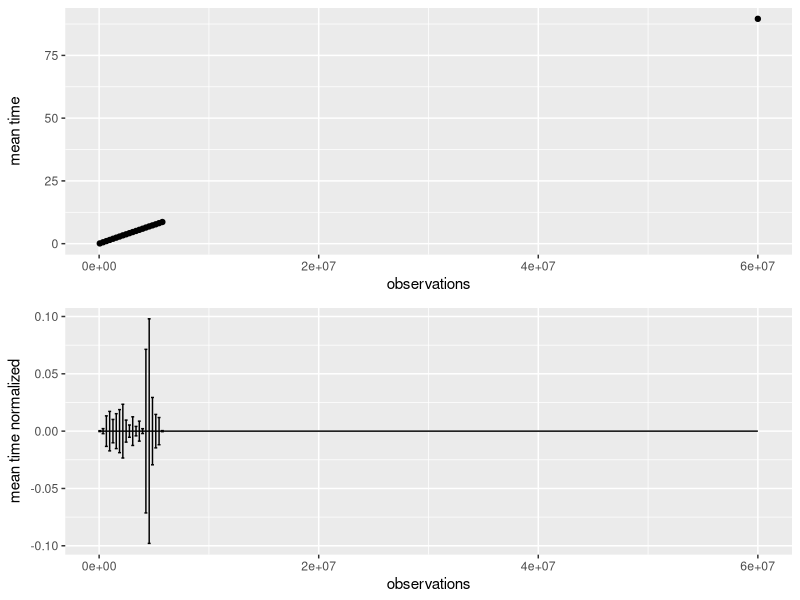
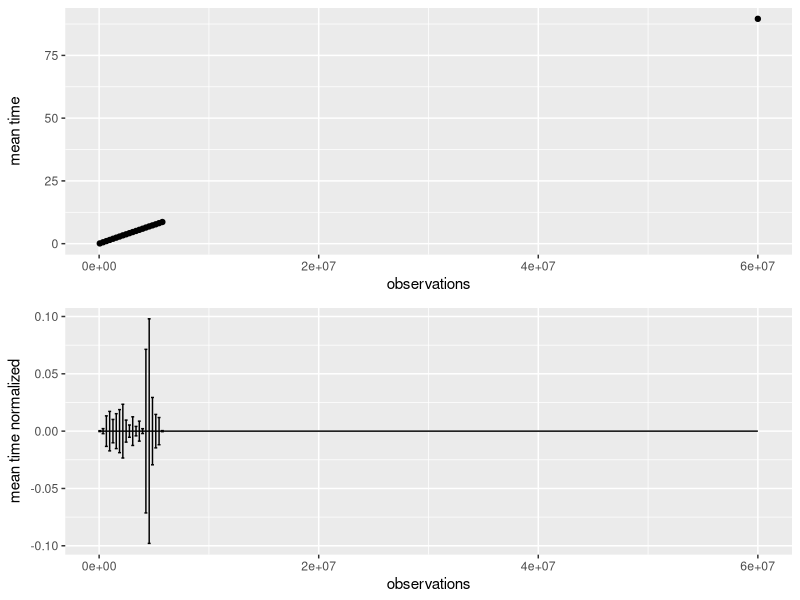

Write R code to recreate these figures, in order.
library(tidyverse)
library(ggpubr)

setwd("bioinformatics/hmm/hmmmlib/test_framework/plots")
viterbi_normal <- read_csv("viterbi_normal.csv",)

viterbi_normal_processed = viterbi_normal %>% group_by(observations) %>% 
    summarise(mean = mean(time), sd = sd(time)) 

viterbi_plot_1 = viterbi_normal_processed %>% ggplot(aes(observations, mean)) +
    geom_point() + 
    geom_errorbar(aes(ymin=mean-sd, ymax=mean+sd)) +
    labs(y = 'mean time')


viterbi_plot_2 = viterbi_normal_processed %>% ggplot(aes(observations, mean/observations)) +
    geom_line() + 
    geom_errorbar(aes(ymin=mean/observations-sd, ymax=mean/observations+sd)) +
    labs(y = 'mean time normalized')



ggarrange(viterbi_plot_1, viterbi_plot_2, ncol = 1, nrow = 2, align = "v")

ggsave("viterbi.png", height = 5, width = 8)
